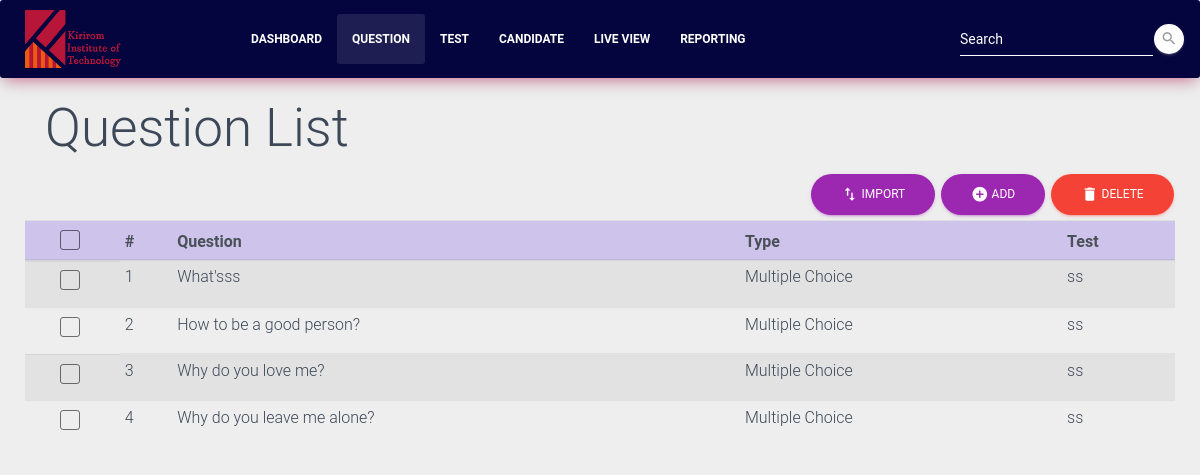
The page /question/ on the database as committed earlier.
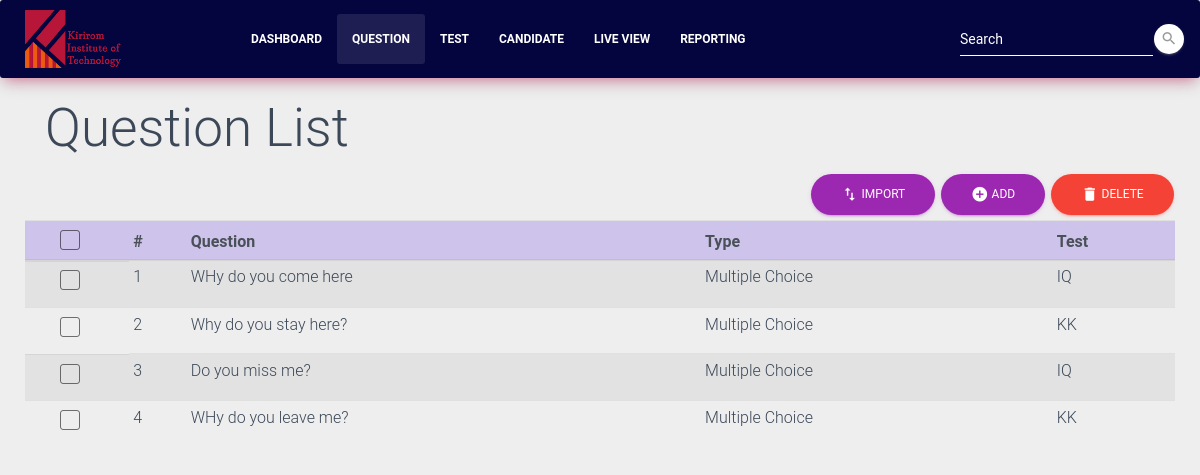
The same page on the database as committed later.
### test_management/models.py (models this page shows, shortened)
class Question(models.Model):
    test_id = models.ForeignKey('Test', on_delete=models.CASCADE)
    question_type = models.CharField(max_length=3, choices=QUESTION_TYPE, default='QCM')
    question_name = models.TextField(max_length=250)
    create_date = models.DateTimeField(auto_now_add=True)

class Test(models.Model):
    test_name = models.TextField(max_length=45)
    test_type = models.TextField(max_length=45)
    test_date = models.DateField()
    create_date = models.DateTimeField(auto_now_add=True)
    def __str__(self):
        return self.test_name

### test_management/views.py (the view)
# urls.py: url(r'^question/', views.question_list, name='question'),
def question_list(request):
    questions = Question.objects.all()
    questionForm = QuestionForm()
    optionForm = OptionForm()
    return render(request, 'question_list.html', {'questions' : questions, 'questionForm' : questionForm, 'optionForm' : optionForm })

### test_management/forms.py
class OptionForm(ModelForm):
    class Meta:
        model = Option
        fields = ['option_name','answer']
    option_name = forms.CharField(label='',
        widget=forms.TextInput(
            attrs={
                'class': 'form-control option-name',
                'placeholder': 'Option...',
            }
        )
    )
    answer = forms.ChoiceField(choices = ANSWER, initial='F', label='',
            widget=forms.Select(
                attrs={
                    'title': 'Select an Answer',
                    'class': 'selectpicker answer',
                    'data-style': 'btn btn-primary btn-sm',
                    'data-size': '7',
                }
            )
    )

### templates/question_list.html (shortened to what this page needs)
{% extends 'navigation_bar.html'%}
{% block question_list %}
<nav class="navbar navbar-expand-lg bg-rose">
    <img src="../static/img/kit-11.png" style="width: 8%; margin-left: 25px;">
    <div class="container">
        <div class="collapse navbar-collapse" style="margin-left: 100px;">
            <ul class="navbar-nav">
                <li class="nav-item">
                    <a href="{% url 'register' %}" class="nav-link"><b>Dashboard</b></a>
                </li>
                <li class="nav-item active">
                    <a href="{% url 'question' %}" class="nav-link"><b>Question</b></a>
                </li>
                <li class="nav-item">
                    <a href="{% url 'test' %}" class="nav-link"><b>Test</b></a>
                </li>
                <li class="nav-item">
                    <a href="{% url 'candidate' %}" class="nav-link"><b>Candidate</b></a>
                </li>
                <li class="nav-item">
                    <a href="#Live View" class="nav-link"><b>Live View</b></a>
                </li>
                <li class="nav-item">
                    <a href="#report" class="nav-link"><b>Reporting</b></a>
                </li>
            </ul>
            <form class="form-inline ml-auto">
                <div class="form-group has-white">
                  <input type="text" class="form-control" placeholder="Search">
                </div>
                <button type="submit" class="btn btn-white btn-raised btn-fab btn-fab-mini btn-round">
                    <i class="material-icons">search</i>
                </button>
            </form>
        </div>
    </div>
</nav>
<div class="container">
<h1>Question List</h1>
</div>
<div id="inline-toolbar">
    <button class="btn btn-round btn-primary import-btn-question" data-toggle="modal" data-target="#importModal">
    <i class="material-icons" >import_export</i>   Import
    </button>
<button class="btn btn-round btn-primary add-btn-question" data-toggle="modal" data-target="#addModal">
<i class="material-icons" >add_circle</i>   Add
</button>
    <button class="btn btn-round btn-danger delete-btn-question" data-toggle="modal">
<i class="material-icons" action >delete</i>   Delete
</button>
</div>
<div class="table-container">
    <div class="table-responsive">
        <table id="fresh-table" class="table table-striped question-list table-hover table-sm">
                <thead class="thead-table-list">
                    <tr>
                        <th scope="col">
                            <div class="form-check">
                                <label class="form-check-label">
                                <span class="form-check-sign">
                                    <span class="check"></span>
                                </span>
                                </label>
                            </div>
                        </th>
                        <th scope="col">#</th>
                        <th scope="col">Question</th>
                        <th scope="col">Type</th>
                        <th scope="col">Test</th>
                    </tr>
                </thead>
                <tbody>
                    {% for question in questions %}
                    <tr data-id="{{ question.id }}" class="table-row">
                        <td class="form-check">
                            <div class="form-check">
                                <label class="form-check-label">
                                    <span class="form-check-sign">
                                    <span class="check"></span>
                                    </span>
                                </label>
                            </div>
                        </td>
                        <td>{{ forloop.counter }}</td>
                        <td name="question">{{ question.question_name|truncatewords:10 }}</td>
                        <td name="question_type">{{ question.get_question_type_display }}</td>
                        <td name="test_id">{{ question.test_id }}</td>
                    </tr>
                    {% endfor %}
                </tbody>
        </table>
    </div>
</div>
{% endblock %}

### templates/navigation_bar.html (shortened to what this page needs)
{% load staticfiles %}
<!DOCTYPE html>
<html>
<head>
    <link rel="stylesheet" type="text/css" media="screen" href="{% static 'css/test_management.css' %}" />
    <link rel="stylesheet" type="text/css" media="screen" href="{% static 'css/bootstrap-select.min.css' %}" />
</head>
<body>
  {% block question_list %}
  {% endblock %}
</body>
</html>

Rows that differ between the two databases and show on the page:
removed Question: question_name "What'sss", question_type "Multiple Choice", test_id "ss"
removed Question: question_name "How to be a good person?", question_type "Multiple Choice", test_id "ss"
removed Question: question_name "Why do you love me?", question_type "Multiple Choice", test_id "ss"
removed Question: question_name "Why do you leave me alone?", question_type "Multiple Choice", test_id "ss"
added Question: question_name "WHy do you come here", question_type "Multiple Choice", test_id "IQ"
added Question: question_name "Why do you stay here?", question_type "Multiple Choice", test_id "KK"
added Question: question_name "Do you miss me?", question_type "Multiple Choice", test_id "IQ"
added Question: question_name "WHy do you leave me?", question_type "Multiple Choice", test_id "KK"
